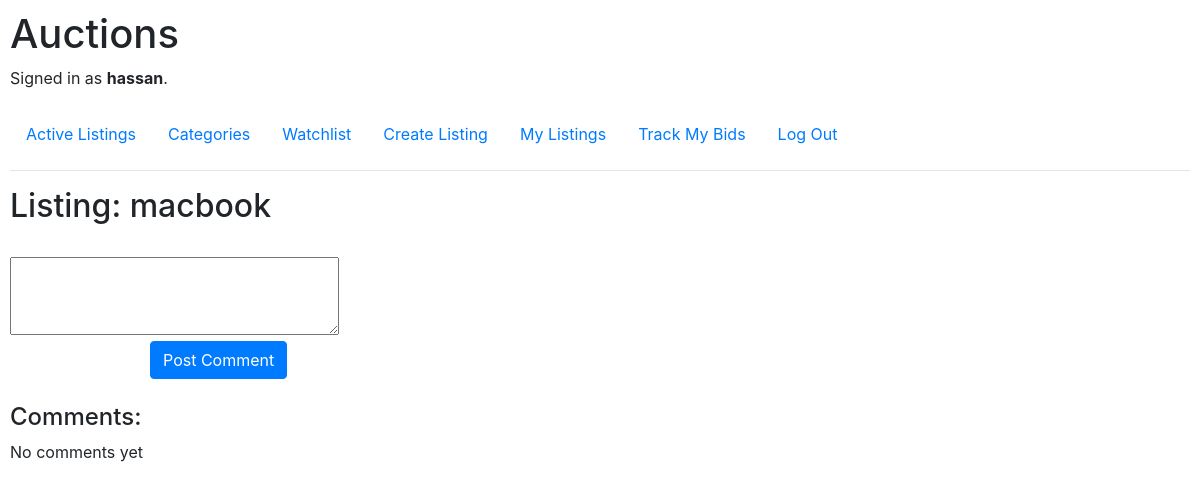
Before: /1/comment (signed in) with the older database file.
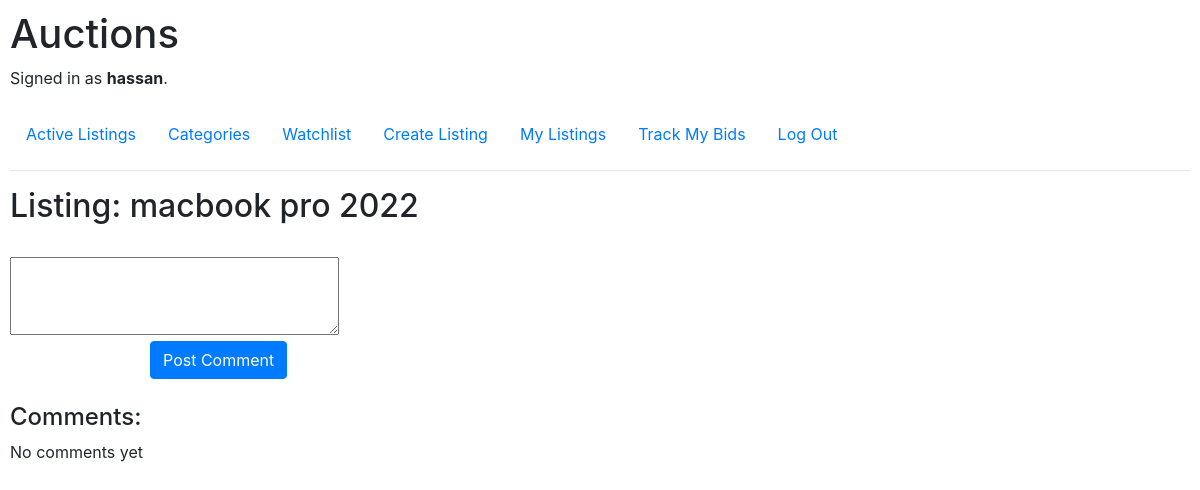
After: the same page with the newer database file.
### auctions/models.py (models this page shows, shortened)
class User(AbstractUser):
    pass

class Listing(models.Model):
    CATEGORY_CHOICES = [
        ('', 'Select'),
        ('Electronics', 'Electronics'),
        ('Clothing', 'Clothing'),
        ('Books', 'Books'),
        ('Home', 'Home'),
        ('Furniture', 'Furniture'),
        ('Vehicles', 'Vehicles'),
        ('Toys', 'Toys'),
        ('Sports', 'Sports'),
        ('Beauty', 'Beauty'),
        ('Jewelry', 'Jewelry'),
        ('Health', 'Health'),
        ('Music', 'Music'),
        ('Movies', 'Movies'),
        ('Games', 'Games'),
        ('Collectibles', 'Collectibles'),
        ('Art', 'Art'),
        ('Crafts', 'Crafts'),
        ('Food', 'Food'),
        ('Pets', 'Pets'),
        ('Garden', 'Garden'),
        ('Tools', 'Tools'),
        ('Office', 'Office'),
        ('Education', 'Education'),
        ('Travel', 'Travel'),
        ('Outdoor', 'Outdoor'),
        ('Technology', 'Technology'),
        ('Instruments', 'Instruments'),
        ('Antiques', 'Antiques'),
        ('Services', 'Services'),
        ('other', 'Other'),
    ]
    title = models.CharField(max_length=256)
    description = models.TextField()
    category = models.CharField(max_length=64, choices=CATEGORY_CHOICES)
    seller = models.CharField(max_length=64)
    initial_price = models.DecimalField(default=0, decimal_places=2, max_digits=64)
    highest_bidder = models.CharField(max_length=64, default='No one yet')
    highest_bid = models.DecimalField(decimal_places=2, max_digits=64)
    is_closed = models.BooleanField(default=False)
    time_created = models.DateTimeField(default=timezone.now())

### auctions/time_utils.py (the view)
    def wrapper(request, *args, **kwargs):
        client_ip = request.META.get('REMOTE_ADDR')
        current_timezone = get_timezone_by_ip(client_ip)
        timezone.activate(current_timezone)  # Set desired timezone
        return view_func(request, *args, **kwargs)

### auctions/forms.py
class CommentForm(forms.ModelForm):
    text = forms.CharField(label='Comment', widget=forms.Textarea(attrs={'class': 'expandable-textarea', 'rows': 3, 'cols': 30}))
    class Meta:
        model = Comment
        fields = ('text',)

### auctions/time_utils.py (called while the page is built, shortened)
def get_timezone_by_ip(ip_address):
    if ip_address == '127.0.0.1':
        return pytz.timezone('Europe/Berlin')

def set_timezone(view_func):
    def wrapper(request, *args, **kwargs):
        client_ip = request.META.get('REMOTE_ADDR')
        current_timezone = get_timezone_by_ip(client_ip)
        timezone.activate(current_timezone)  # Set desired timezone
        return view_func(request, *args, **kwargs)
    return wrapper

### commerce/context_processors.py (called while the page is built)
def timezone_context(request):
    return {'current_timezone': timezone.get_current_timezone()}

### auctions/templates/auctions/comment.html (shortened to what this page needs)
{% extends "auctions/layout.html" %}
{% load custom_filters %}
{% block body %}
    <h2>Listing: {{ listing.title }}</h2>
    <br>
        <form method="post">
                {{ form.text }}
                <br>
                <button style="margin-left: 140px;" class="btn btn-primary" type="submit">Post Comment</button>
        </form>
        <br>
        <h4>Comments:</h4>
        {% if not comments %}
            No comments yet
        {% endif %}
{% endblock %}

### auctions/templates/auctions/layout.html (shortened to what this page needs)
{% load static %}
<!DOCTYPE html>
<html lang="en">
    <head>
        <link rel="stylesheet" href="https://stackpath.bootstrapcdn.com/bootstrap/4.4.1/css/bootstrap.min.css">
        <link href="{% static 'auctions/styles.css' %}" rel="stylesheet">
    </head>
    <body>
        <h1>Auctions</h1>
        <div>
            {% if user.is_authenticated %}
                Signed in as <strong>{{ user.username }}</strong>.
            {% else %}
                Not signed in.
            {% endif %}
        </div>
        <br>
        <ul class="nav">
            <li class="nav-item">
                <a class="nav-link" href="{% url 'index' %}">Active Listings</a>
            </li>
            {% if user.is_authenticated %}
                <li class="nav-item">
                    <a class="nav-link" href="{% url 'categories' %}">Categories</a>
                </li>
                <li class="nav-item">
                    <a class="nav-link" href="{% url 'watchlist' %}">Watchlist</a>
                </li>
                <li class="nav-item">
                    <a class="nav-link" href="{% url 'create_listing' %}">Create Listing</a>
                </li>
                <li class="nav-item">
                    <a class="nav-link" href="{% url 'my_listings' %}">My Listings</a>
                </li>
                <li class="nav-item">
                    <a class="nav-link" href="{% url 'my_bids' %}">Track My Bids</a>
                </li>
                <li class="nav-item">
                    <a class="nav-link" href="{% url 'logout' %}">Log Out</a>
                </li>
            {% endif %}
        </ul>
        <hr>
        {% block body %}
        {% endblock %}
    </body>
</html>

### auctions/static/auctions/styles.css (style rules this page uses)
body { padding: 10px; }

Changed rows visible on the page:
changed Listing: title "macbook" → "macbook pro 2022"
